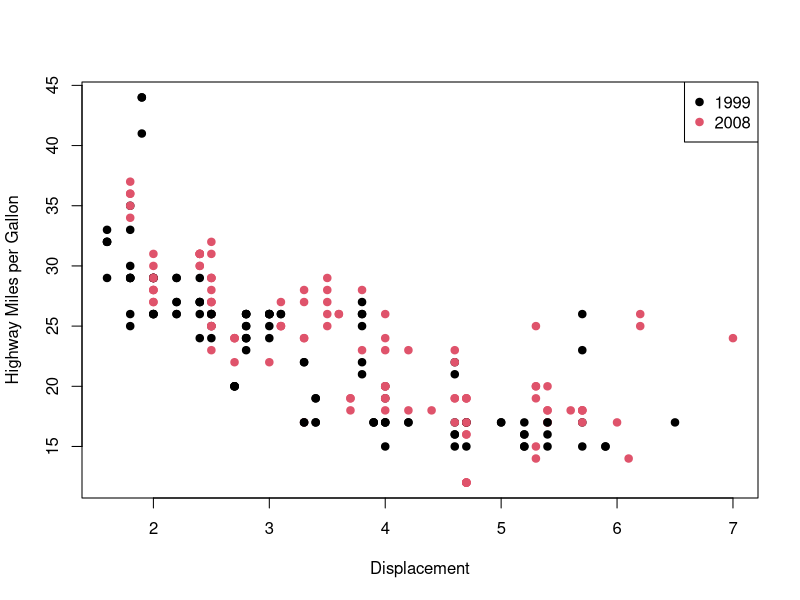
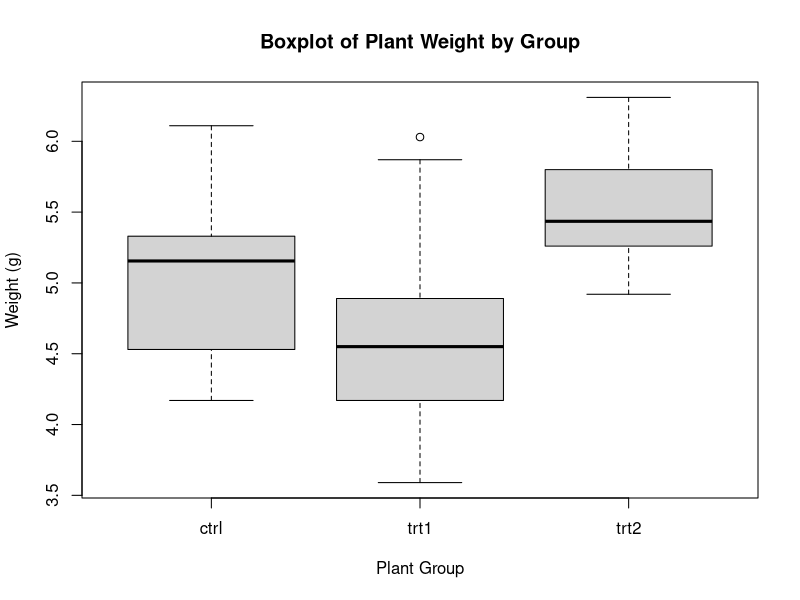
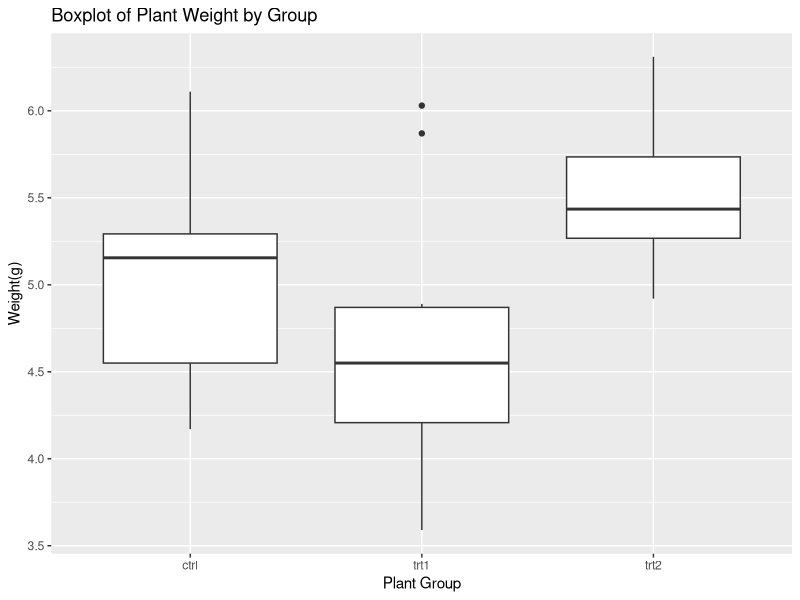

Write R code to recreate these figures, in order.
## ---- chunk 1
library(ggplot2) # ggplot2 package loaded
data('mpg')
# Scatter plot with base R
plot(mpg$displ, mpg$hwy, col = as.factor(mpg$year),
     xlab = "Displacement", ylab = "Highway Miles per Gallon", pch = 19) # disp1 corrected to displ
legend("topright", legend = unique(mpg$year), col = unique(as.factor(mpg$year)), pch = 19)
#disp1 corrected to displ
#Year corrected to year (lower case y needed)

# Use base R to filter the data where cyl equals 8
subset(mpg, cyl == 8)
# cy1 corrected to cyl
# = corrected to ==
## ---- chunk 2
# Overall task: calculate the volume of a cylinder with height 3.2 cm and radius 5.5 cm, to 2 decimal places.

# Step 1: Calculate the area of an end circle using the formula pi * r^2
# Step 2: Multiply the circle area by the height of the cylinder.

# Step 1:
pi * 5.5^2
circle_area <- pi * 5.5^2

# Step 2:
cylinder_volume <- circle_area * 3.2
round(cylinder_volume, 2)

# Answer is 304.11 cm

## ---- chunk 3

library(pwr)
help(pwr.t.test)
# Using the help() function displays the following information about the pwr.t.test() function's usage:

# pwr.t.test(n = NULL, d = NULL, sig.level = 0.05, power = NULL,
# type = c("two.sample", "one.sample", "paired"),
# alternative = c("two.sided", "less", "greater"))

help(pwr.t.test)
# Under the list of arguments in the help window, d is defined as:
# Effect size (Cohen's d) - difference between the means divided by the pooled standard deviation

# Therefore, the means of the data should be calculated and subtracted from each other. This finds the difference in mean. The standard deviation of this difference should then be calculated. This will give you the value of the effect size, which is 'd'.


## ---- chunk 4
# 4.1 set.seed allows the results to be reproducible.

# 4.2 The copied original matrix, is a matrix which holds numerical data. This means that the mean can be calculated.
# The mean of the same matrix after values have been filled in from the list, returns NA because it does not contain numerical data.
# The line where the list is created contains the function as.character. This means that the data in the list are all characters.
# The square brackets [] are used to index, but this can also change data type. The data type of the matrix is changed.

# 4.3 

# Step 1: Create a 3x3 matrix with random numbers, and introduce NAs
set.seed(123)
matrix_with_na <- matrix(sample(c(NA, 1:9), 9, replace = TRUE), nrow = 3)
copy_of_original<-matrix_with_na
matrix_with_na[1,2] <- NA  # Introduce 3 specific NAs
matrix_with_na[2,3] <- NA
matrix_with_na[3,1] <- NA


print("Original Matrix with NAs:")
print(matrix_with_na)

# Step 2: Create a list with the same structure but no NAs
list_with_values <- as.list(as.numeric(matrix(1:9, nrow = 3)))
print(list_with_values)

# Step 3: Use a for-loop to find the corresponding missing number from the list and fill the matrix
for (i in 1:3) {
  for (j in 1:3) {
    if (is.na(matrix_with_na[i,j])) {
      matrix_with_na[i,j] <- list_with_values[[(i-1)*3 + j]]  # Replace with corresponding value from list
    }
  }
}

print(matrix_with_na)

# Step 4: Try calculating the mean of the matrices
mean_matrix <- mean(matrix_with_na)
mean_of_original_copy <- mean(copy_of_original)
print(mean_of_original_copy)
print(mean_matrix)

## ---- chunk 5
# Load necessary package

# The original code did not work for the following reasons:
# 1 In the original code, 
# install.packages('emmeans')
library(emmeans)
data(iris)
iris
run_anova_posthoc <- function() {
  # Perform ANOVA on the iris dataset
  anova_result <- aov(Sepal.Length ~ Species, data = iris)
  
  # Perform post-hoc test using emmeans
  posthoc_result <- emmeans(anova_result, pairwise ~ Species)
  
  comparisons <- as.data.frame(posthoc_result$contrasts)
  
  print(comparisons)
  comparisons_df <- data.frame(contrast = comparisons$contrast,
                               estimate = comparisons$estimate,
                               p.value = comparisons$p.value)
  
  return(comparisons_df)
}


run_anova_posthoc()

aov_posthoc <- run_anova_posthoc()

print(aov_posthoc)


# The estimate is the difference in the means betwen 2 groups. For example:
# The first row in the aov_posthoc table reads:
#                 contrast estimate      p.value
# 1    setosa - versicolor   -0.930 3.386180e-14
# Here, the estimate is the mean difference between the setosa and versicolor.
# Because the value is negative, the mean sepal length of setosa is smaller than the mean sepal length of versicolor.


# Setosa is smaller than versicolor, and virginica. Versicolor is smaller than virginica.

# Therefore the ranking of the species from largest sepal length to smallest is:
# 1. Virgiica
# 2. Versicolor
# 3. Setosa
## ---- chunk 6
data(iris) # Load data
library(dplyr)

setosa <- filter(iris, Species == 'setosa')          
versicolor <- filter(iris, Species == 'versicolor')
virginica <- filter(iris, Species == 'virginica')
# The filter function is from the dplyr package. Used here to separate the data by species.

species_data <- data.frame(setosa$Sepal.Length, versicolor$Sepal.Length, virginica$Sepal.Length)

# Determine the number of groups and the number of observations per group
k <- ncol(species_data)   # the number of groups
n_per_group <- vector(mode = 'integer', length = ncol(species_data))
for(i in 1:k) {
  n_per_group[i] <- length(species_data[, i])
}                 # the for loop goes through each group, counting the number of observations.

# Determine the number of individual observations
n_total <- ncol(species_data) * nrow(species_data)    
# Determine degrees of freedom
df_between <- k - 1       # Degrees of freedom between the groups
df_within <- n_total - k  # Degrees of freedom within each group


# Means
grand_mean <- mean(as.matrix(species_data)) # the total mean of all of the data in species_data
mean_per_group <- colMeans(species_data) # the mean for each group
# Calculate sum of Squares between
ss_between <- sum(n_per_group * (mean_per_group - grand_mean)^2)
# Print sum of squares between
ss_between
# Calculate sum of squares within
ss_within <- sum(sum((species_data[, 1] - mean_per_group[1])^2),
                 sum((species_data[, 2] - mean_per_group[2])^2),
                 sum((species_data[, 3] - mean_per_group[3])^2)
)
# Print sum of squares within
ss_within

# Calculate mean square between
msq_between <- ss_between / df_between
msq_between # print answer
# Calculate mean square within
msq_within <- ss_within / df_within
msq_within # print answer

# Find F Value
f_value <- msq_between / msq_within
# Print F Value
f_value

# The f value is 119.2645.
f_value <- round(f_value, 1) # round to one decimal place
# Print f value
print(f_value) # 119.3

# Check the answer by comparing to the aov() function

iris_aov <- aov(Sepal.Length ~ Species, data = iris)
summary(iris_aov)
# The f value is the 119.3, which is the same as the f value I achieved by hand.
## ---- chunk 7
data('PlantGrowth')
print(PlantGrowth)
boxplot(weight ~ group,                                 # Create a boxplot of weight, for each group
        data = PlantGrowth,                             # Select data
        main = 'Boxplot of Plant Weight by Group',      # Main title for plot
        xlab = 'Plant Group',                           # x-axis title
        ylab = 'Weight (g)')                            # y-axis title


library(ggplot2)
ggplot(data = PlantGrowth, aes(x = group, y = weight)) +
  geom_boxplot() +
  labs(title = 'Boxplot of Plant Weight by Group', x = 'Plant Group', y = 'Weight(g)')


# Boxplots are useful in displaying results, specifically for when there are multiple groups. They are often used in addition to ANOVAS because they show the variation in all the groups.
## ---- chunk 8
my_list_2 <- list(list(1, 2:3, list(1, 3, 5, 7, 9)), 2)          # c() was used instead of list(). Using list() created the nested list, rather than a vector as an item.
my_list_2[[1]][[3]][4]                                               # The second item was being indexed, which did not contain the third list. Therefore, it was not working.
# Indexed value is 7.

my_list_3 <- list(list(1, 2:3, list(1, 3, 5, 7, 9), list(2, 4, 6, 8)), 2)    # Added another list of even numbers.
str(my_list_3)
my_list_3[[1]][[4]][4]                                                       # Indexed to find the correct number.
# Indexed value is 8.
